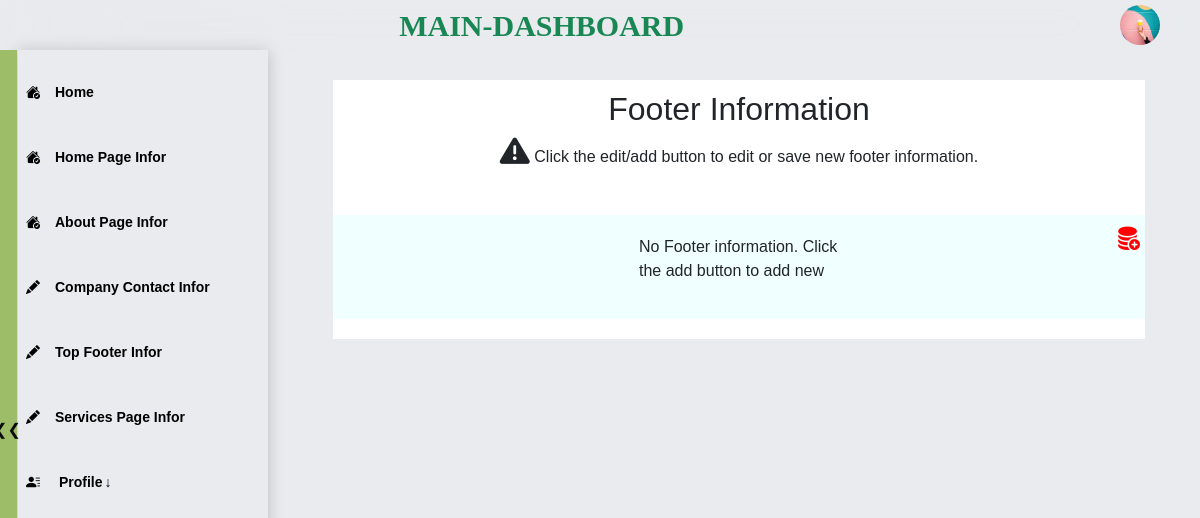
The page /services/serivces-category-list/ (signed in) on the database as committed earlier.
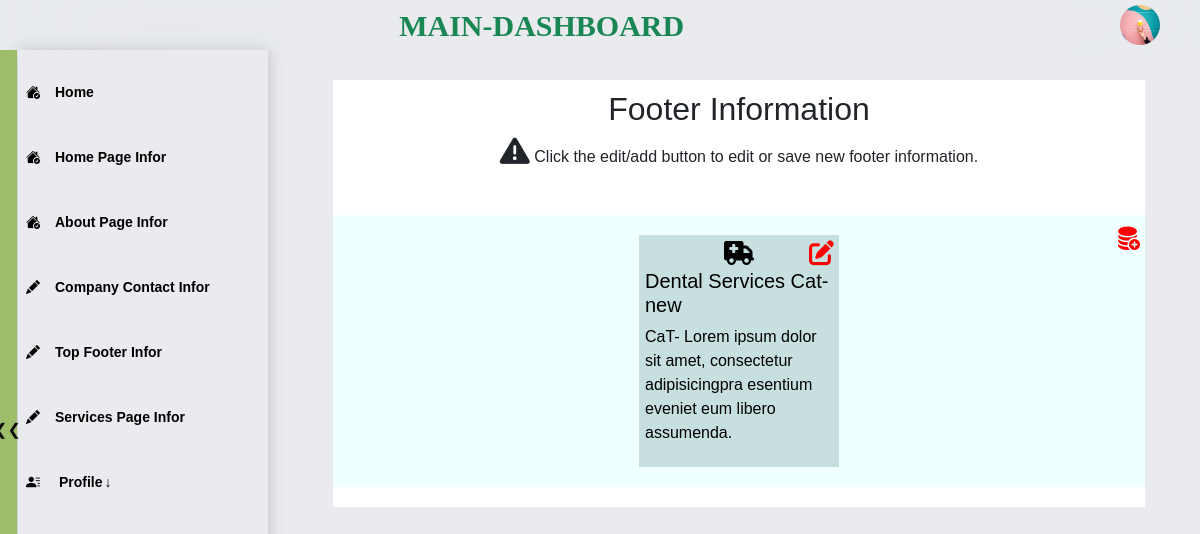
The same page on the database as committed later.
### users/models.py (models this page shows, shortened)
class Profile(models.Model):
    is_staff = models.BooleanField(default=False)
    user = models.OneToOneField(User, on_delete=models.CASCADE) # Delete profile when user is deleted
    phone_number = PhoneNumberField()
    country= CountryField(blank=True)
    title = models.CharField(default='This is the default, title change it in profile.', max_length=200, null=True)
    desc_text='Hey, there is a default text description about you that you can change it by clicking "Edit" or going'
    desc = models.TextField(default=desc_text, max_length=200, null=True)
    image = models.ImageField(default='default.jpg', upload_to='profile_pics')
    github = models.CharField(default='input you Github link here.', max_length=1000, null=True, blank=True)
    facebook = models.CharField(default='input you Facebook link here.', max_length=1000, null=True, blank=True)
    googleplus = models.CharField(default='input you Google+ link here.', max_length=1000, null=True, blank=True)
    instagram = models.CharField(default='input you Instagram link here.', max_length=1000, null=True, blank=True)

### hospital_services/models.py (models this page shows, shortened)
class ServiceCategory(models.Model):
    category_name = models.CharField(default='Dental Services Cat-', max_length=200, null=False)
    cat_description = models.TextField(
        default='CaT- Lorem ipsum dolor sit amet, consectetur adipisicingpra esentium eveniet eum libero assumenda.',
        null=False
        )
    iconInput = models.CharField(default='<i class="fa-icon fa-solid fa-truck-medical"></i>',max_length=200, null=False)

### hospital_services/admin_views/service_list_view_V.py (the view)
# urls.py: path('serivces-category-list/', view_service_categories, name='view_service_categories'),
def view_service_categories(request):
    service_categories = ServiceCategory.objects.all()
    context ={
        'service_categories': service_categories
        }
    return render(request, 'maindashboard/services/services_list_view.html', context)

### templates/maindashboard/services/services_list_view.html (shortened to what this page needs)
{% extends 'maindashboard/dashboard_base.html' %}
{% load static %}
{% block css %}
<link rel="stylesheet" href="{% static 'css/services.css' %}" type="text/css">
<link rel="stylesheet" href="{% static 'css/blogdashboard/author/write_new_article.css' %}">
{% endblock css %}
{% block content %}
<section class="services item2 section write-A-page">
    <div class="write-a-c bg--white">
        <div id="w-a-heading">
            <h2> Footer Information</h2>
            <h6 class="warning">
                <i class="fa-solid fa-triangle-exclamation"></i>
                Click the edit/add button to edit or save new footer information.
            </h6>
        </div>
        <div class="div1 edit-icon-h">
            {% if service_categories %}
            {% for category in service_categories %}
                <div class="service edit-icon-h">
                    <div>{{ category.iconInput|safe }}</div>
                    <h5>{{ category.category_name }}</h5>
                    <p>
                        {{ category.cat_description }}
                    </p>
                    <div class="edit-icon">
                        <a href="{% url 'create_services_category' pk=category.id %}">
                            <i class="fa-solid fa-pen-to-square"></i>
                        </a>
                    </div>
                </div>
            {% endfor %}
            {% else %}
                <div class="edit-icon-h">
                    <p>No Footer information. Click the add button to add new</p>
                </div>
                {% endif %}
                <div class="edit-icon">
                    <a href="{% url 'create_services_category' %}">
                    <i class="bi bi-database-fill-add"></i>
                    </a>
                </div>
        </div>
    </div>
</section>
{% endblock content %}

### templates/maindashboard/dashboard_base.html (shortened to what this page needs)
{% load static %}
<!doctype html>
<html>
<head>
    <link rel="stylesheet" type="text/css"href="https://cdnjs.cloudflare.com/ajax/libs/font-awesome/6.2.0/css/all.min.css">
    <link href="https://cdn.jsdelivr.net/npm/bootstrap@5.3.1/dist/css/bootstrap.min.css" rel="stylesheet">
    <link rel="stylesheet" href="https://cdn.jsdelivr.net/npm/bootstrap-icons@1.10.5/font/bootstrap-icons.css">
    <link rel="stylesheet" href="{% static 'css/blogdashboard/style.css' %}">
    <link rel="stylesheet" href="{% static 'css/blogdashboard/dashboard_nav.css' %}">
    <link rel="stylesheet" href="{% static 'css/blogdashboard/dashboard_sidebar.css' %}">
    <link rel="stylesheet" href="{% static 'css/blogdashboard/dashboard_sidebar.css' %}">
    <link rel="stylesheet" href="{% static 'css/dashboard_all_pages.css' %}">
    {% block css%} {% endblock css%}
</head>
<body class="preload">
    <header class="header">
        <div id="logo">
            <div class="logo">
                main-dashboard
            </div>
        </div>
        <div class="user nav-item dropdown">
            {% if user.is_authenticated %}
              <a class="dropdown-toggle" style="background:none; "id="dropdownMenuButton1" data-bs-toggle="dropdown" aria-expanded="false">
                    <img src="{{user.profile.image.url}}" width="40" height="40" class="rounded-circle" alt="Avatar">
              </a>
            {% else %}
                <a href="{% url 'user:Login' %}">
                    <span>Login</span>  </a>
            {%endif %}
        </div>
    </header>
    <main class="body-container containerl-xxl">
        <div class="item" id="side-bar">
            <div class="side__links">
                <a href="{% url 'main_dashboard_home' %}" class="side__link side__link--active">
                    <i class="bi bi-house-check-fill"></i>
                    Home
                </a>
                <a href="{% url 'home_page_view' %}" class="side__link side__link--active">
                    <i class="bi bi-house-check-fill"></i>
                    Home Page Infor
                </a>
                <a href="{% url 'about_page_view' %}" class="side__link side__link--active">
                    <i class="bi bi-house-check-fill"></i>
                    About Page Infor
                </a>
                <a href="{% url 'companycontact_info_view' %}" class="side__link ">
                    <i class="bi bi-pencil-fill"></i>
                    Company Contact Infor
                </a>
                <a href="{% url 'top_footer_view' %}" class="side__link ">
                    <i class="bi bi-pencil-fill"></i>
                    Top Footer Infor
                </a>
                <a href="{% url 'view_service_categories' %}" class="side__link ">
                    <i class="bi bi-pencil-fill"></i>
                    Services Page Infor
                </a>
                <div class="side__link dropdown">
                    <span class="dropdown-btn" aria-expanded="false">
                        <i class="bi bi-person-lines-fill"></i>
                        Profile<span style="padding-left: 2px;">&darr;</span>
                    </span>
                </div>
            </div>
        </div>
        <div class="item" id="main">
            <div>
                {% block content %}
                {% endblock content %}
            </div>
        </div>
    </main>
    <button id="hide-button" ><div class="indicator"></div></button>
</body>
</html>

### static/css/blogdashboard/style.css (style rules this page uses)
body { margin: 0; background-color: #e9ebee; --header-height: 50px; margin: var(--header-height) 0 0 0; font-family: sans-serif; cursor: default; }
a { text-decoration: none; }
.body-container { display: grid; }
.bg--white { background-color: white; }
@media (min-width:888px) { #hide-button { display: flex; position: fixed; top: 50px; width: 17px; height: 95%; border: none; padding-left: 4px; border-image: initial; background-color: rgb(157 189 105); color: rgb(12 10 10); font-size: 16px; cursor: pointer; z-index: 1; align-items: center; justify-content: center; } }
@media (min-width:888px) { .body-container { grid-template-columns: 250px auto; grid-template-areas: 'sidebar main'; grid-gap: 10px; margin-left: 18px; } }
@media (min-width:888px) { #side-bar { grid-area: sidebar; position: fixed; height: 100%; width: 250px; } }
@media (min-width:888px) { #main { grid-area: main; } }

### static/css/blogdashboard/dashboard_nav.css (style rules this page uses)
.header { position: fixed; z-index: 200; top: 0; left: 0; width: 100%; height: var(--header-height); display: grid; backdrop-filter: blur(60px); -webkit-backdrop-filter: blur(3px); }
#logo { display: flex; align-items: center; justify-content: center; grid-column: 6; font-family: emoji; font-weight: 700; color: #198754; text-transform: uppercase; }
.logo { font-size: 30px !important; }
.user { display: flex; align-items: center; grid-column: 9; }
@media (min-width: 888px) { .header { display: grid; align-items: center; justify-content: space-around; } }
@media (min-width: 888px) { .user { grid-column: 12; display: inline-flex; justify-content: right; margin-right: 4px; } }

### static/css/blogdashboard/dashboard_sidebar.css (style rules this page uses)
a { text-decoration: none; }
#main { padding: 10px 5px; }
.side__links { box-shadow: 0 0 15px rgba(0, 0, 0, 0.2); height: inherit; width: 100%; padding-top: 20px; transition: transform 0.3s; }
.side__link { display: flex; color: rgb(0,0,0); font-weight: bold; font-size: 14px; text-decoration: none; cursor: pointer; padding: 12px 3px; margin: 0 5px 20px 5px; transition: transform 0.3s; flex-wrap: wrap; }
.side__link>i, .side__link span .bi { margin-right: 15px; }
#side-bar .dropdown-btn { display: block; width: 100%; }
#side-bar .dropdown { position: relative; }
@media (min-width:891px) { .side__link.dropdown { width: auto; } }

### static/css/dashboard_all_pages.css (style rules this page uses)
.warning .fa-triangle-exclamation { font-size: 30px; }
#w-a-heading, .content-body { padding: 20px; }
#w-a-heading { margin: 0 !important; }
#w-a-heading h2, #w-a-heading h6 { text-align: center; }
.edit-icon-h { position: relative; }
.edit-icon { position: absolute; top: 5px; right: 5px; font-size: 25px; font-weight: 800; }
.edit-icon a { color: red; display: flex; align-items: center; justify-content: center; }

### static/css/services.css (style rules this page uses)
.services { display: grid; grid-template-columns: auto 400px; align-items: center; }
.div1 { display: grid; grid-template-columns: repeat(auto-fit, 200px); grid-gap:10px; margin-top: 20px; margin-bottom: 20px; justify-content: center; grid-auto-flow: dense; }
.service { display: flex; flex-direction: column; align-items: center; color: white; }
.fa-icon { font-size: 24px; }

### static/css/blogdashboard/author/write_new_article.css (style rules this page uses)
#w-a-heading { margin: 0 0 50px 10px; padding-top: 10px; }
.dropdown-toggle::after { display: none !important; }
@media only screen and (min-width: 768px) { .write-a-c { margin: 20px 50px 50px 50px; } }

### templates/maindashboard/services/services_list_view.html (style rules this page uses)
.services { display: flex !important; }
.write-a-c { width: 100%; }
.div1 { background-color: azure; padding: 20px 25px; }
.service { background-color: #c7dfdf; padding: 6px; color: black !important; }

Rows that differ between the two databases and show on the page:
added ServiceCategory: category_name "Dental Services Cat-new", cat_description "CaT- Lorem ipsum dolor sit amet, consectetur adipisicingpra esentium eveniet eum libero assumenda."
Other text that changed with them:
text no longer shown: "No Footer information. Click the add button to add new"
